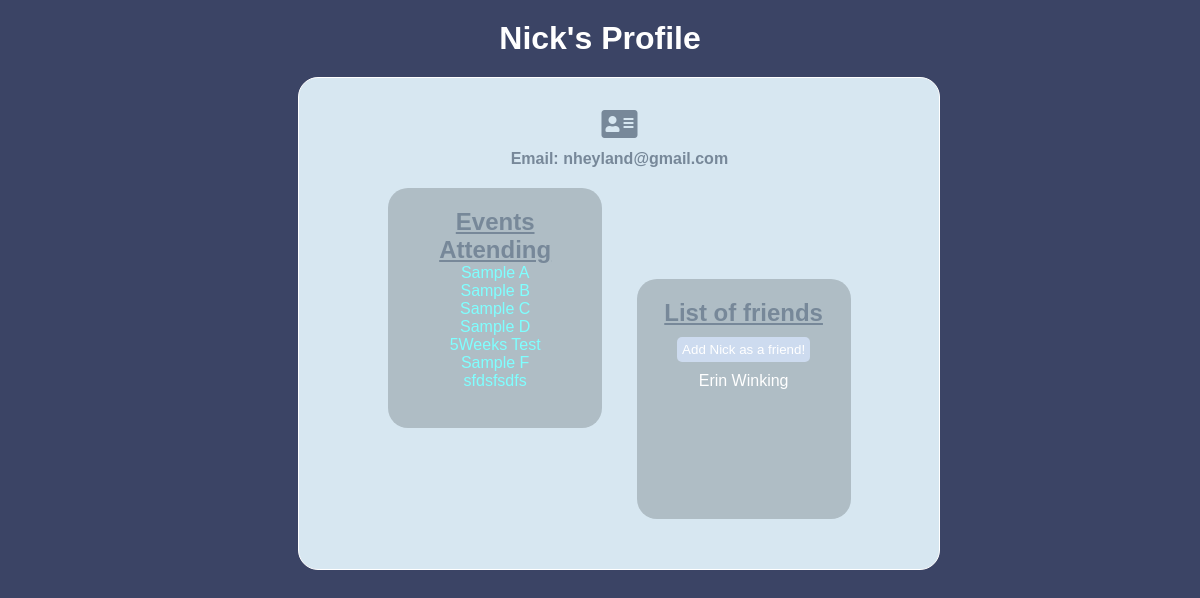
Page /u/profile/1/ (signed in) on the earlier database version.
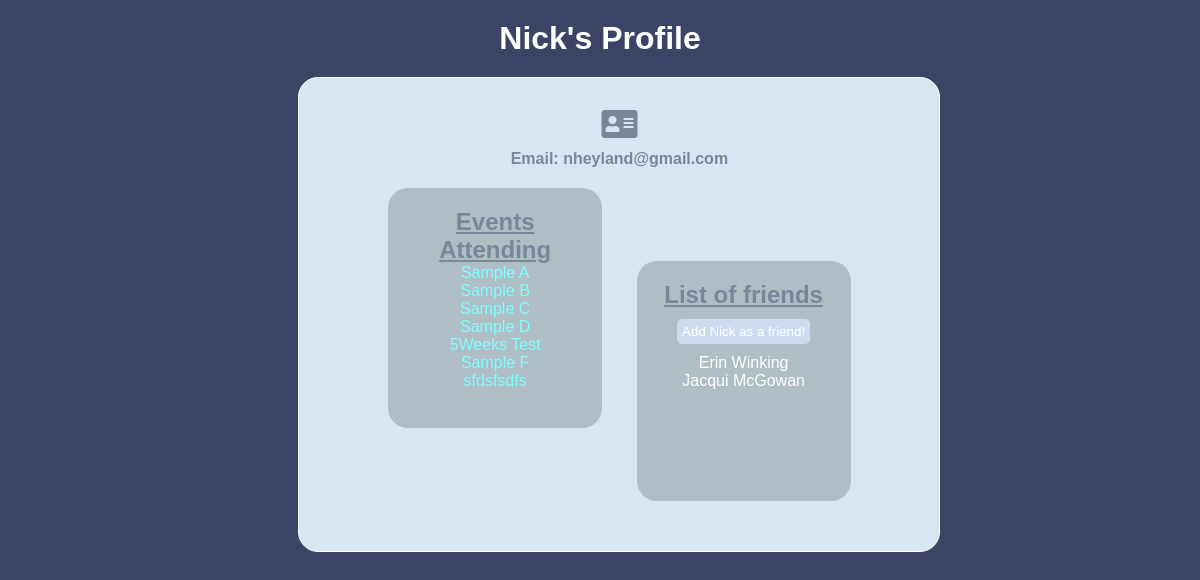
Same page on the later database version.
### login/models.py (models this page shows)
class User(models.Model):
    first_name = models.CharField(max_length=255)
    last_name = models.CharField(max_length=255)
    password = models.CharField(max_length=255)
    email = models.CharField(max_length=255)
    phone = models.CharField(max_length=12, blank=True)
    friends = models.ManyToManyField('self')
    objects = UserManager()

### planner/models.py (models this page shows)
class Event(models.Model):
    created_by = models.ForeignKey(
        User, related_name='created_event', on_delete=models.CASCADE)
    title = models.CharField(max_length=255)
    desc = models.CharField(max_length=255)
    start_time = models.DateTimeField()
    end_time = models.DateTimeField()
    address = models.CharField(max_length=255, null=True)
    public = models.BooleanField(default=False)
    invitees = models.ManyToManyField(User,
        related_name='invited_to') # Indentation change. /ew
    objects = EventManager()

### social/views.py (the view)
# urls.py: path('profile/<int:userID>/', SocialViews.viewProfile, name = 'viewProfile'),
def viewProfile(request, userID):
    currentUser = User.objects.get(id=request.session['user_id'])
    viewUser = User.objects.get(id=userID)
    context = {
        'viewUser': viewUser,
        'currentUser': currentUser
    }
    return render(request, 'social/profile.html', context)

### social/templates/social/profile.html (shortened to what this page needs)
<!DOCTYPE html>
<html lang="en">
{% load static%}
<head>
    <link rel="stylesheet" href="{% static 'css/social_style.css' %}" />
    <link rel="stylesheet" href="https://use.fontawesome.com/releases/v5.15.2/css/all.css">
</head>
<body>
    <div class="container">
        <h1>{{ viewUser.first_name }}'s Profile</h1>
        <div class="profile">
            <i class="fas fa-address-card fa-2x" style="color: lightslategray; margin-bottom: 10px;"></i>
            <h4>Email: {{ viewUser.email }}</h4>
            <div class="links">
                <div class="events">
                    <h2 style="text-decoration: underline;">Events Attending</h2>
                    {% for event in viewUser.created_event.all %}
                        {% if event.public == True %}
                        <ul>
                            <li><a href="{% url 'eventDetail' event.id %}">{{ event.title }}</a></li>
                        </ul>
                        {% endif %}
                    {% endfor %}
                </div>
                <div class="friends">
                    <h2 style="text-decoration: underline;">List of friends</h2>
                    {% if currentUser.id != viewUser.id %}
                    <form action="{% url 'addFriend' %}" method="POST">
                        <input type="submit" value="Add {{ viewUser.first_name }} as a friend!" class="add-button">
                    </form>
                    {% endif %}
                    <ul>
                        {% for friend in viewUser.friends.all %}
                            <li>{{ friend.first_name }} {{ friend.last_name }}</li>
                        {% endfor %}
                    </ul>
                </div>
            </div>
        </div>
    </div>
</body>
</html>

### social/static/css/social_style.css (style rules this page uses)
* { margin: 0px; padding: 0px; }
.container { height: 1000px; padding: 20px; background: #3b4465; font-family: sans-serif; color: white; text-align: center; }
.profile { width: 50%; color: lightslategray; margin: 20px 0% 20px 24%; text-align: center; border-radius: 20px; padding: 30px; animation: fade-in-box 1s ease 1s forwards; background-color: #afbdc5; }
h4 { margin-bottom: 20px; }
a { margin-top: 10px; text-decoration: none; color: rgb(127, 255, 255); }
ul { list-style: none; color: #fff; }
.events { text-align: center; width: 30%; padding: 20px; margin-right: 30px; border-radius: 20px; display: inline-block; height: 200px; background-color: #afbdc5; }
.friends { text-align: center; width: 30%; padding: 20px; border-radius: 20px; display: inline-block; margin-bottom: 20px; height: 200px; background-color: #afbdc5; }
.add-button { padding: 5px; border: none; border-radius: 5px; background-color: #cddbef; color: white; margin: 10px; }

Differences in the rows shown:
added User: first_name "Jacqui", last_name "McGowan"
